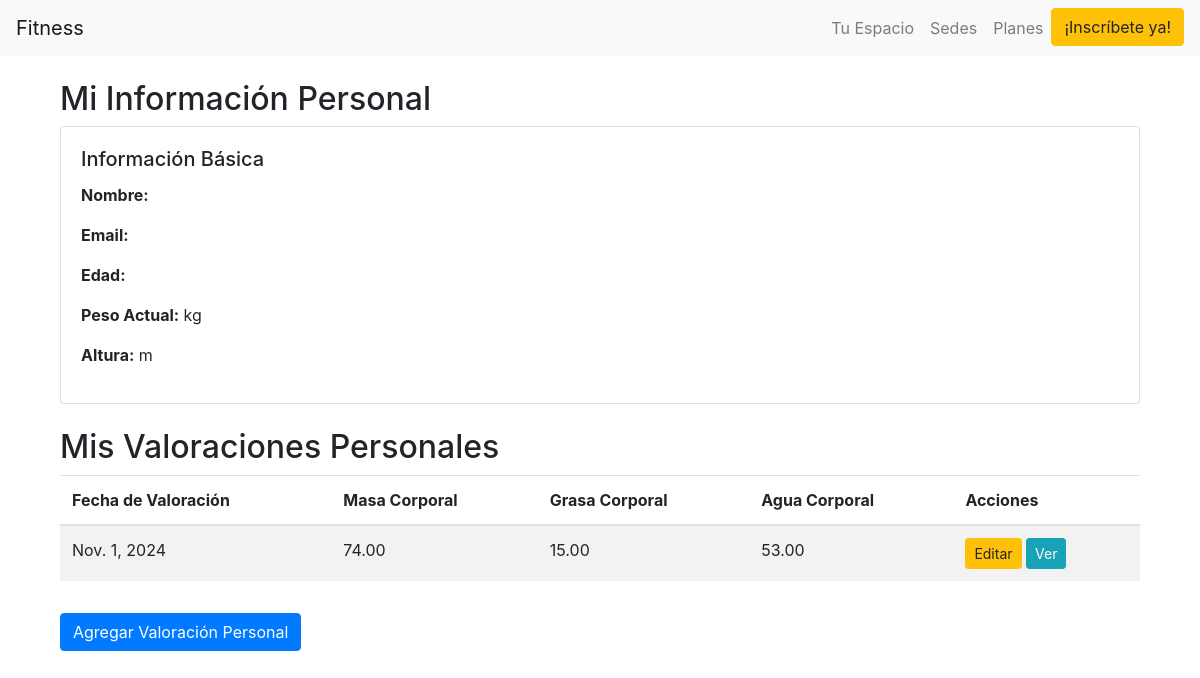
The app's page /mycoach/mycoach/ (signed in) with its own data.
### rutinas/models.py (models this page shows, shortened)
class ValoracionPersonal(models.Model):
    usuario = models.ForeignKey(Usuario, on_delete=models.CASCADE)
    fecha_valoracion = models.DateField()
    masa_corporal = models.DecimalField(max_digits=5, decimal_places=2)
    grasa_corporal = models.DecimalField(max_digits=5, decimal_places=2)
    agua_corporal = models.DecimalField(max_digits=5, decimal_places=2)

### Mycoach/views.py (the view)
# urls.py: path('mycoach/', views.mi_informacion, name='index'),
def mi_informacion(request):
    usuario = request.user  # Obtener el usuario autenticado
    try:
        info_usuario = Usuario.objects.get(id=usuario.id)
    except Usuario.DoesNotExist:
        return redirect('mycoach:index')  # Redirigir si no encuentra el usuario
    valoraciones = ValoracionPersonal.objects.filter(id=usuario.id)
    context = {
        'info_usuario': info_usuario,
        'valoraciones': valoraciones
    }
    return render(request, 'usuarios.html', context)

### Mycoach/templates/usuarios.html
{% extends 'base.html' %}
{% block content %}
<div class="container mt-4">
    <h2>Mi Información Personal</h2>
    <div class="card mb-4">
        <div class="card-body">
            <h5 class="card-title">Información Básica</h5>
            <p><strong>Nombre:</strong> {{ info_usuario.Nombre }}</p>
            <p><strong>Email:</strong> {{ info_usuario.Email }}</p>
            <p><strong>Edad:</strong> {{ info_usuario.Edad }}</p>
            <p><strong>Peso Actual:</strong> {{ info_usuario.PesoActual }} kg</p>
            <p><strong>Altura:</strong> {{ info_usuario.AlturaActual }} m</p>
        </div>
    </div>
    <h2>Mis Valoraciones Personales</h2>
    <table class="table table-striped">
        <thead>
            <tr>
                <th>Fecha de Valoración</th>
                <th>Masa Corporal</th>
                <th>Grasa Corporal</th>
                <th>Agua Corporal</th>
                <th>Acciones</th>
            </tr>
        </thead>
        <tbody>
            {% for valoracion in valoraciones %}
                <tr>
                    <td>{{ valoracion.fecha_valoracion }}</td>
                    <td>{{ valoracion.masa_corporal }}</td>
                    <td>{{ valoracion.grasa_corporal }}</td>
                    <td>{{ valoracion.agua_corporal }}</td>
                    <td>
                        <a href="{% url 'mycoach:editar_valoracion' valoracion.id %}" class="btn btn-sm btn-warning">Editar</a>
                        <a href="{% url 'mycoach:ver_valoraciones' valoracion.id %}" class="btn btn-sm btn-info">Ver</a>
                    </td>
                </tr>
            {% empty %}
                <tr>
                    <td colspan="5">No tienes valoraciones personales registradas.</td>
                </tr>
            {% endfor %}
        </tbody>
    </table>
    <a href="{% url 'mycoach:agregar_valoracion' %}" class="btn btn-primary mt-3">Agregar Valoración Personal</a>
</div>
{% endblock %}

### records on screen
ValoracionPersonal: fecha_valoracion "Nov. 1, 2024", masa_corporal "74.00", grasa_corporal "15.00", agua_corporal "53.00"
